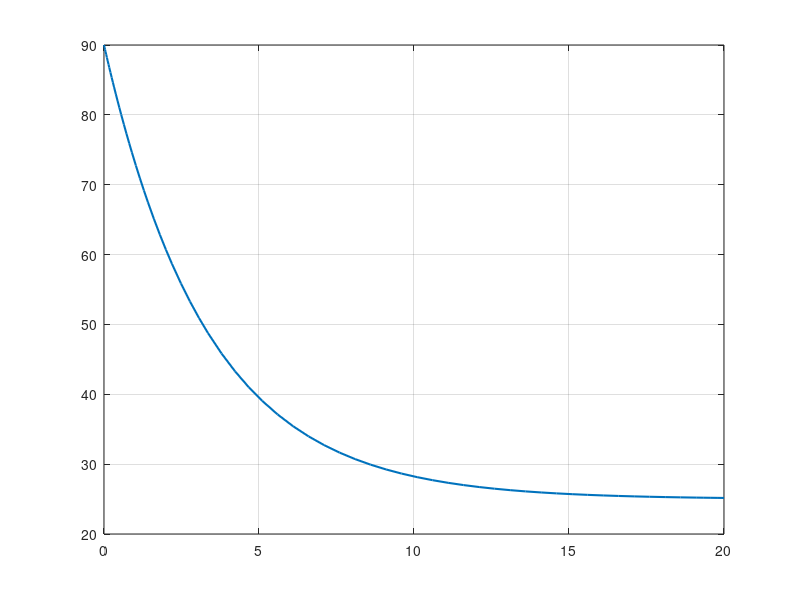

The MATLAB script that drew this image: (Note: this script raises an error after producing the figure.)
%% ode_cooling_demo.m
% TE 255 - Lecture 3: Newton's law of cooling via ode45.
%   dT/dt = -k * (T - Tenv)

k    = 0.3;       % cooling rate (1/min)
Tenv = 25;        % ambient temperature (C)
T0   = 90;        % initial temperature (C)

dTdt = @(t, T) -k * (T - Tenv);          % the rate (a function handle)

[t, T] = ode45(dTdt, [0 20], T0);        % integrate 0..20 minutes

fprintf('T(0)  = %.1f C\n', T(1));
fprintf('T(20) = %.1f C (approaches Tenv = %d C)\n', T(end), Tenv);

figure;
plot(t, T, 'LineWidth', 1.5); grid on
yline(Tenv, '--');
xlabel('t (min)'); ylabel('T (C)'); title('Newton cooling');
legend('T(t)', 'ambient');
